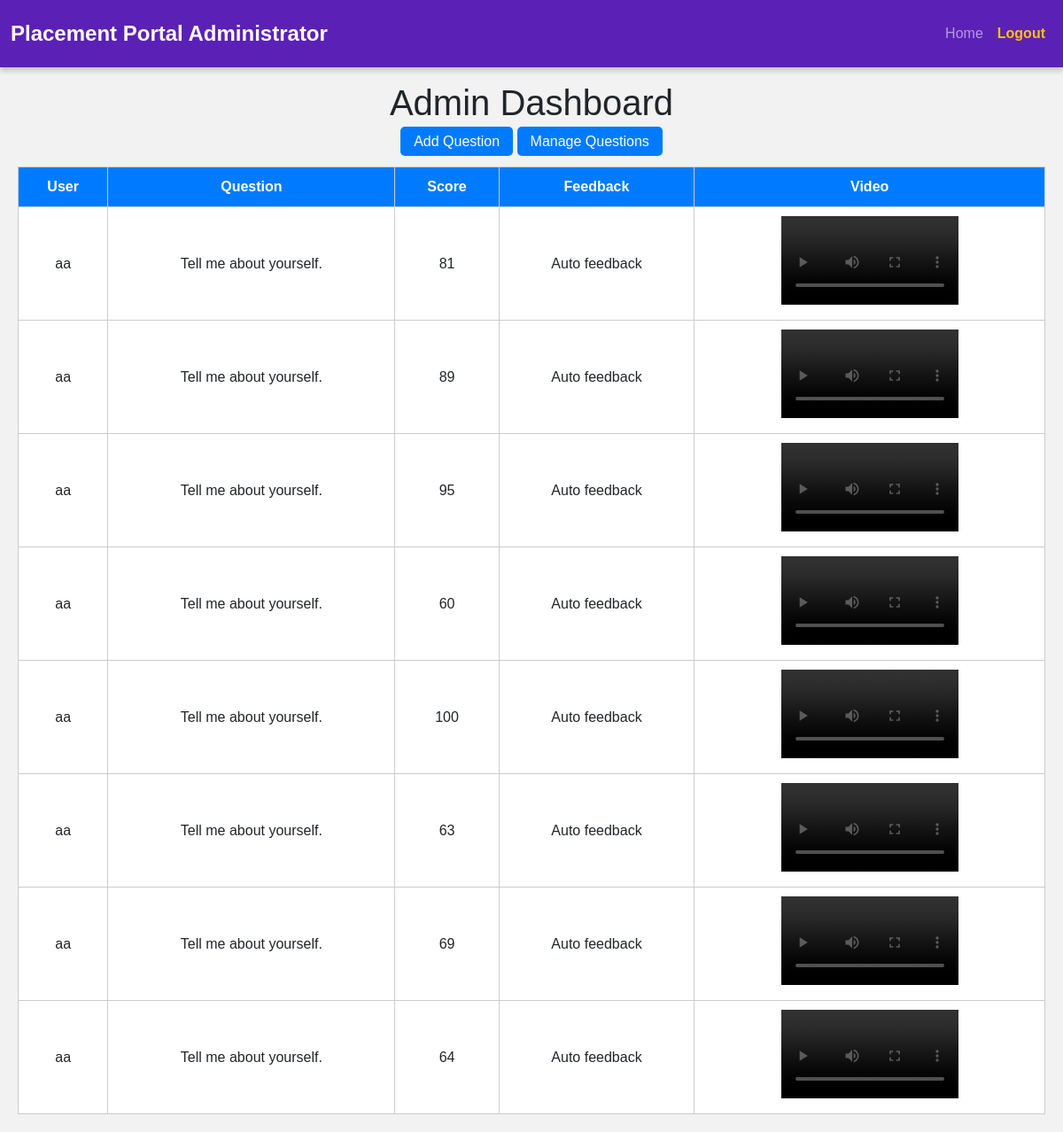
Screenshot of /interview/admin-dashboard/ with the database file from the repository.
### Interview/models.py (models this page shows, shortened)
class InterviewResponse(models.Model):
    user = models.ForeignKey(tbl_userregistration, on_delete=models.CASCADE)
    question = models.ForeignKey(Question, on_delete=models.CASCADE)
    video_file = models.FileField(upload_to='videos/')
    score = models.IntegerField(default=0)
    feedback = models.TextField(blank=True, null=True)
    created_at = models.DateTimeField(auto_now_add=True)

class Question(models.Model):
    text = models.CharField(max_length=255)

### Guest/models.py (models this page shows)
class tbl_userregistration(models.Model):
    user_name=models.CharField(max_length=50)
    user_contact=models.CharField(max_length=50)
    user_email=models.EmailField()
    user_gender=models.CharField(max_length=50)
    user_address=models.TextField()
    user_city=models.CharField(max_length=50)
    user_state=models.CharField(max_length=50)
    user_mark10=models.CharField(max_length=30)
    user_mark12=models.CharField(max_length=30)
    user_mark=models.CharField(max_length=30)
    user_backlog=models.CharField(max_length=30,null=True)
    user_photo=models.FileField(upload_to='Userdocs/',null=True)
    user_password=models.CharField(max_length=50)

### Interview/views.py (the view)
# urls.py: path('admin-dashboard/', views.admin_dashboard, name='admin_dashboard'),
def admin_dashboard(request):
    responses = InterviewResponse.objects.select_related('user', 'question').all()
    return render(request, 'interview/admin_dashboard.html', {'responses': responses})

### Interview/Templates/interview/admin_dashboard.html (shortened to what this page needs)
{% extends 'Admin/JobPost.html' %}
{% load static %}
{% block content %}
<!DOCTYPE html>
<html>
<head>
</head>
<body><br><br><br>
    <h1>Admin Dashboard</h1>
    <p style="text-align:center;">
        <a href="{% url 'Interview:add_question' %}" class="button">Add Question</a>
        <a href="{% url 'Interview:manage_questions' %}" class="button">Manage Questions</a>
    </p>
    <table>
        <tr>
            <th>User</th>
            <th>Question</th>
            <th>Score</th>
            <th>Feedback</th>
            <th>Video</th>
        </tr>
        {% for r in responses %}
        <tr>
            <td>{{ r.user.user_name }}</td>
            <td>{{ r.question.text }}</td>
            <td>{{ r.score }}</td>
            <td>{{ r.feedback }}</td>
            <td>
                {% if r.video_file %}
                <video width="200" controls>
                    <source src="{{ r.video_file.url }}" type="video/mp4">
                </video>
                {% else %}
                No video
                {% endif %}
            </td>
        </tr>
        {% empty %}
        <tr><td colspan="5">No responses yet.</td></tr>
        {% endfor %}
    </table>
</body>
</html>
{% endblock %}

### Admin/Templates/admin/JobPost.html (style rules this page uses)
body { background-color: #f8f9fa; padding-top: 90px; padding-bottom: 50px; }

### Interview/Templates/interview/admin_dashboard.html (style rules this page uses)
body { font-family: Arial; background: #f2f2f2; padding: 20px; }
h1 { text-align: center; }
table { width: 100%; border-collapse: collapse; background: white; }
th, td { padding: 10px; border: 1px solid #ccc; text-align: center; }
th { background: #007bff; color: white; }
a.button { padding: 8px 15px; background: #007bff; color: white; text-decoration: none; border-radius: 5px; }

### rows the page displays
InterviewResponse: user.user_name "aa", question.text "Tell me about yourself.", score "81", feedback "Auto feedback"
InterviewResponse: user.user_name "aa", question.text "Tell me about yourself.", score "89", feedback "Auto feedback"
InterviewResponse: user.user_name "aa", question.text "Tell me about yourself.", score "95", feedback "Auto feedback"
InterviewResponse: user.user_name "aa", question.text "Tell me about yourself.", score "60", feedback "Auto feedback"
InterviewResponse: user.user_name "aa", question.text "Tell me about yourself.", score "100", feedback "Auto feedback"
InterviewResponse: user.user_name "aa", question.text "Tell me about yourself.", score "63", feedback "Auto feedback"
InterviewResponse: user.user_name "aa", question.text "Tell me about yourself.", score "69", feedback "Auto feedback"
InterviewResponse: user.user_name "aa", question.text "Tell me about yourself.", score "64", feedback "Auto feedback"
